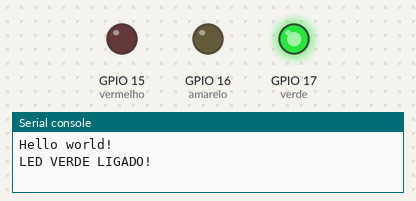
Recording of a program running on a simulated ESP32 board running MicroPython. On the bench: output pins drawn as LEDs (lit = HIGH), the last lines printed to the serial console. Wiring (from the project's diagram.json): red LED on GPIO 15, yellow LED on GPIO 16, green LED on GPIO 17.

Above: at 10.0 s.
At 20.2 s:
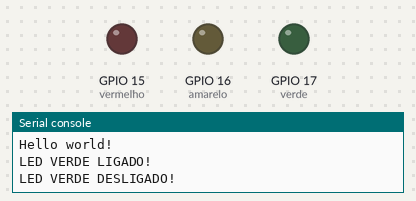
At 25.5 s:
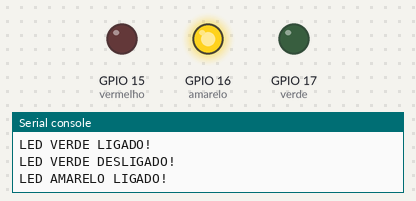
At 34.5 s:
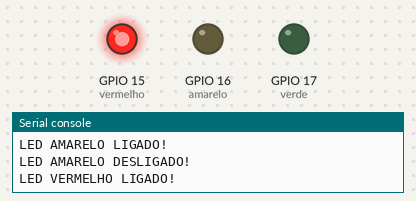
Timing chart, 0 to 50.1 s (numbered marks = the images above):
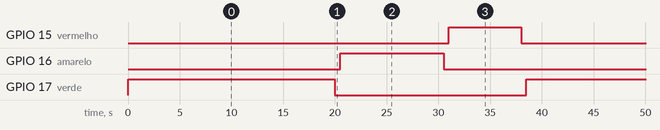

Measured:
- by itself, GPIO 15 (vermelho): alternates HIGH for 7.0 s and LOW for 31.5 s
- by itself, GPIO 16 (amarelo): alternates HIGH for 10.0 s and LOW for 28.5 s
- by itself, GPIO 17 (verde): alternates HIGH for 20.0 s and LOW for 18.5 s

The program:

main.py
```python
from machine import Pin
from utime import sleep

print("Hello world!")

vermelho = Pin(15, Pin.OUT)
amarelo = Pin(16, Pin.OUT)
verde = Pin(17, Pin.OUT)

while True:
    verde.on()
    print("LED VERDE LIGADO!")
    sleep(20)
    verde.off()
    print("LED VERDE DESLIGADO!")

    sleep(0.5)

    amarelo.on()
    print("LED AMARELO LIGADO!")
    sleep(10)
    amarelo.off()
    print("LED AMARELO DESLIGADO!")

    sleep(0.5)

    vermelho.on()
    print("LED VERMELHO LIGADO!")
    sleep(7)
    vermelho.off()
    print("LED VERMELHO DESLIGADO!")

    sleep(0.5)
```
